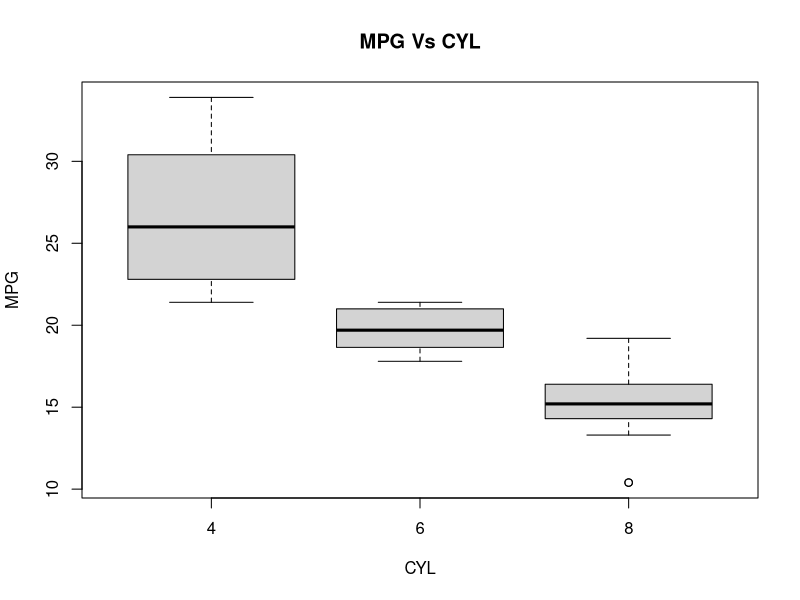
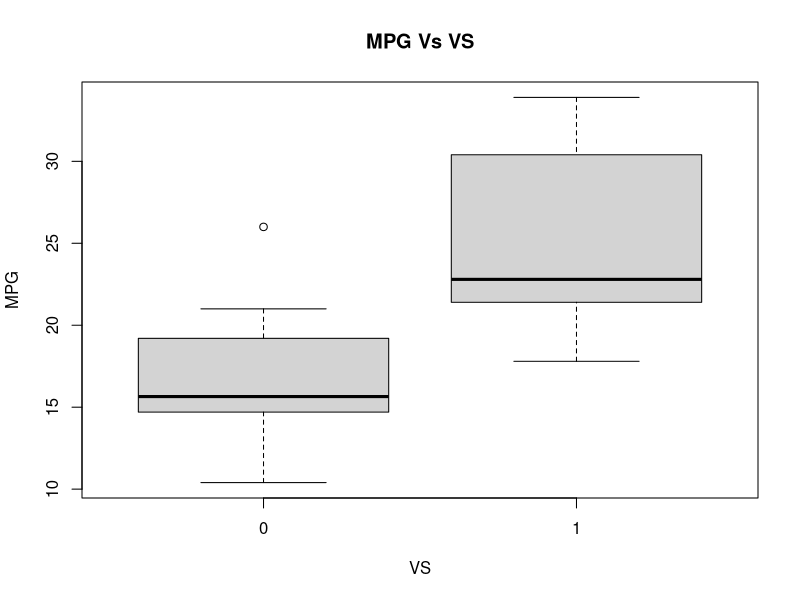
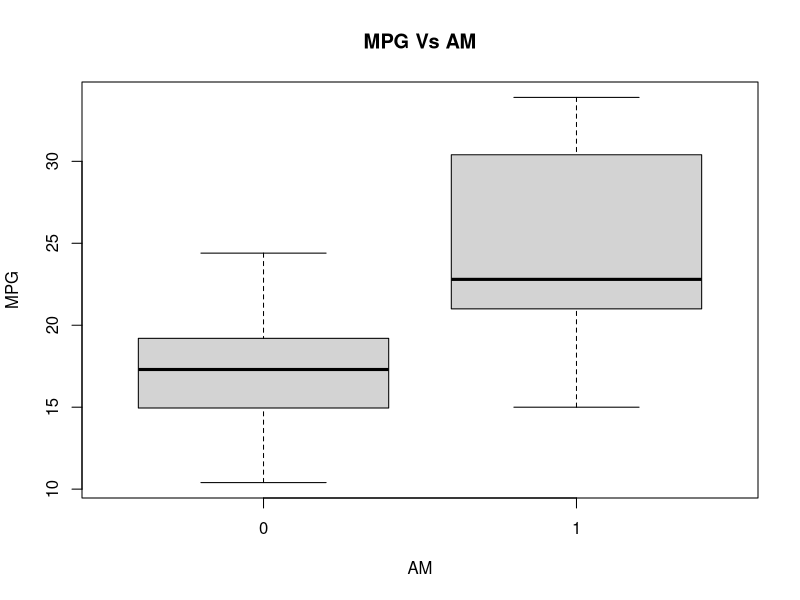
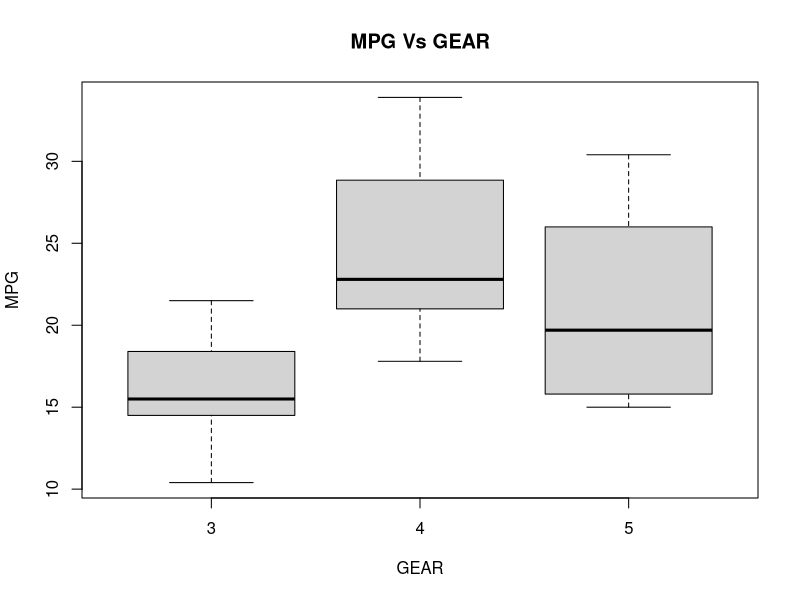
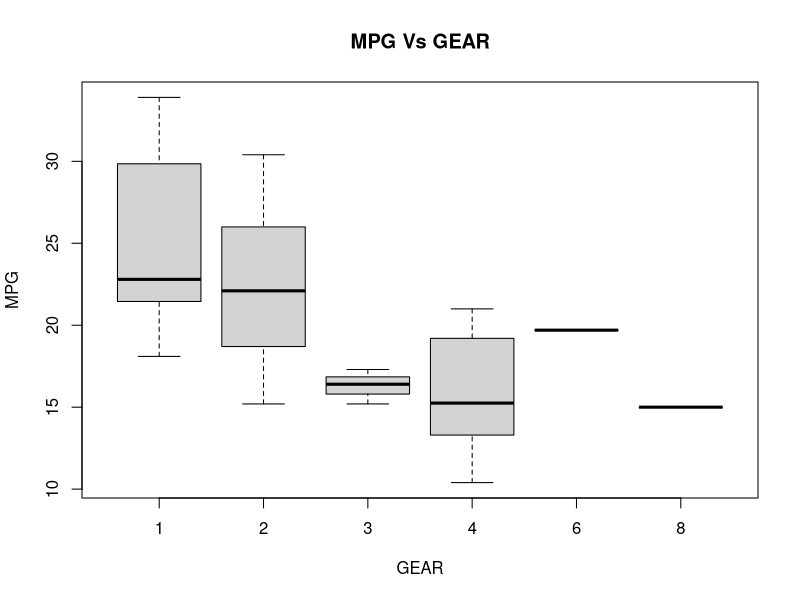

Source code (R) for these figures, in order:
boxplot(mpg~cyl,data=mtcars, main="MPG Vs CYL",xlab="CYL", ylab="MPG") 
boxplot(mpg~vs,data=mtcars, main="MPG Vs VS",xlab="VS", ylab="MPG") 
boxplot(mpg~am,data=mtcars, main="MPG Vs AM", xlab="AM", ylab="MPG")
boxplot(mpg~gear,data=mtcars, main="MPG Vs GEAR", xlab="GEAR", ylab="MPG")
boxplot(mpg~carb,data=mtcars, main="MPG Vs GEAR",xlab="GEAR", ylab="MPG")
